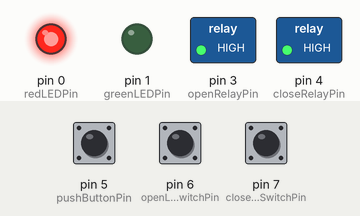
Simulated run of this sketch. Board: Arduino Uno, built with avr-gcc and run on an emulated ATmega328P. Shown: switched loads named in the sketch (green lamp = pin HIGH), output pins drawn as LEDs (lit = HIGH). The test bench sets the inputs (shaded band); at power-on: pin 5 (pushButtonPin) HIGH, pin 6 (openLimitSwitchPin) HIGH, pin 7 (closeLimitSwitchPin) HIGH.

Above: at 1.2 s.
1.3 s: pin 5 (pushButtonPin) pulled LOW for 0.15 s
At 2.5 s:
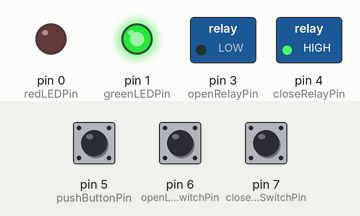
2.9 s: pin 6 (openLimitSwitchPin) pulled LOW for 0.15 s
At 3.7 s:
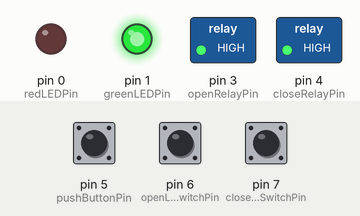
4.5 s: pin 5 (pushButtonPin) pulled LOW for 1 s
At 4.9 s:
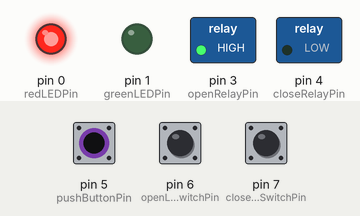
7.0 s: pin 7 (closeLimitSwitchPin) pulled LOW for 0.15 s
At 8.0 s:
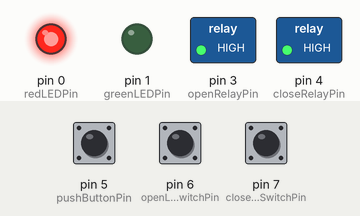
8.6 s: pin 5 (pushButtonPin) pulled LOW for 3.2 s
At 9.2 s:
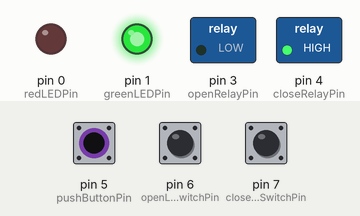
Timing chart, 0 to 11.6 s (numbered marks = the images above; inputs shaded):
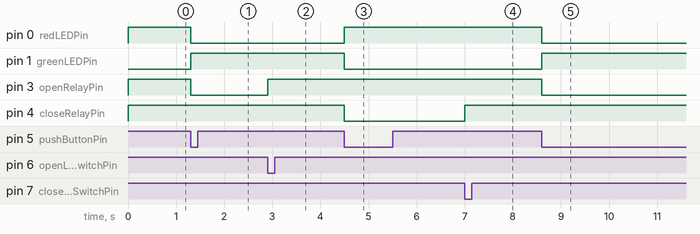

Measured:
- after the input at 1.3 s, pin 0 (redLEDPin), pin 3 (openRelayPin): HIGH → LOW at once; pin 1 (greenLEDPin): LOW → HIGH at once
- after the input at 2.9 s, pin 3 (openRelayPin): LOW → HIGH at once
- after the input at 4.5 s, pin 0 (redLEDPin): LOW → HIGH at once; pin 1 (greenLEDPin), pin 4 (closeRelayPin): HIGH → LOW at once
- after the input at 7.0 s, pin 4 (closeRelayPin): LOW → HIGH at once
- after the input at 8.6 s, pin 0 (redLEDPin), pin 3 (openRelayPin): HIGH → LOW at once; pin 1 (greenLEDPin): LOW → HIGH at once

The sketch:

barricade_control.ino
```cpp
// Define pin numbers
const int redLEDPin = 0;
const int greenLEDPin = 1;
const int safetySensorPin = 2;
const int openRelayPin = 3;          // Relay pin for clockwise rotation
const int closeRelayPin = 4;         // Relay pin for anti-clockwise rotation (active LOW)
const int pushButtonPin = 5;         // Push button pin
const int openLimitSwitchPin = 6;    // Limit switch pin for fully open position
const int closeLimitSwitchPin = 7;   // Limit switch pin for fully closed position

// State variables
bool isOpening = false;
bool isClosing = false;
bool lastButtonState = HIGH;         // Previous state of the push button (HIGH for pull-up)
bool barricadeState = LOW;           // Current state of the barricade (LOW = closed, HIGH = open)
bool buttonLock = false;             // Lock the button when the gate is in motion

void setup() {
  // Initialize pin modes
  pinMode(redLEDPin, OUTPUT);
  pinMode(greenLEDPin, OUTPUT);
  pinMode(openRelayPin, OUTPUT);
  pinMode(closeRelayPin, OUTPUT);
  pinMode(pushButtonPin, INPUT_PULLUP);         // Use internal pull-up resistor
  pinMode(openLimitSwitchPin, INPUT_PULLUP);    // Use internal pull-up resistor
  pinMode(closeLimitSwitchPin, INPUT_PULLUP);   // Use internal pull-up resistor

  // Initial relay states
  digitalWrite(redLEDPin, HIGH);
  digitalWrite(greenLEDPin, LOW);
  digitalWrite(openRelayPin, HIGH);
  digitalWrite(closeRelayPin, HIGH); // Deactivate close relay (active LOW)

}

void loop() {
  // Read the state of the push button
  bool buttonState = digitalRead(pushButtonPin);

  // Detect a button press (change from HIGH to LOW) if the button is not locked
  if (buttonState == LOW && lastButtonState == HIGH && !buttonLock) {
    // Change the state of the barricade
    barricadeState = !barricadeState;

    if (barricadeState == HIGH) {
      // Start opening the barricade
      isOpening = true;
      digitalWrite(openRelayPin, LOW);
      digitalWrite(greenLEDPin, HIGH);
      digitalWrite(redLEDPin, LOW);
      digitalWrite(closeRelayPin, HIGH); // Ensure close relay is deactivated
    } else {
      // Start closing the barricade
      isClosing = true;
      digitalWrite(closeRelayPin, LOW);  // Set LOW to activate
       digitalWrite(greenLEDPin, LOW);
      digitalWrite(redLEDPin, HIGH);
      digitalWrite(openRelayPin, HIGH);   // Ensure open relay is deactivated
    }

    // Lock the button to prevent intermediate presses
    buttonLock = true;
  }

  // Update the last button state
  lastButtonState = buttonState;

  // Check limit switches to stop the motor
  if (isOpening && digitalRead(openLimitSwitchPin) == LOW) {
    // Stop the motor when fully open
    digitalWrite(openRelayPin, HIGH);
    isOpening = false;
    // Unlock the button after operation
    buttonLock = false;
  }

  if (isClosing && digitalRead(closeLimitSwitchPin) == LOW) {
    // Stop the motor when fully closed
    digitalWrite(closeRelayPin, HIGH); // Set HIGH to deactivate
    isClosing = false;
    // Unlock the button after operation
    buttonLock = false;
  }
}
```
